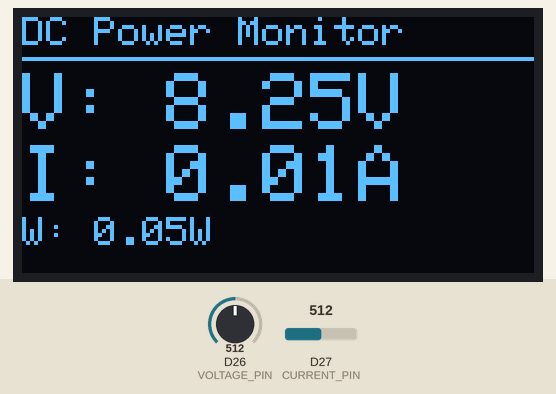
The sketch below on a simulated Arduino Due. On the bench: 128×64 one-colour display. Inputs (shaded band) come from the test bench; at power-on: D26 (VOLTAGE_PIN) = 512, D27 (CURRENT_PIN) = 512 (analog values on the 0–1023 scale). What the sketch prints to the serial monitor is not drawn.

Above: at 2.2 s.
2.3 s: D26 (VOLTAGE_PIN) set to 0
At 3.9 s:
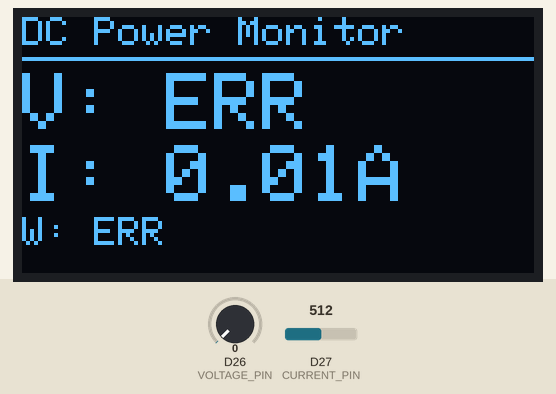
4.4 s: D27 (CURRENT_PIN) set to 0
At 5.8 s:
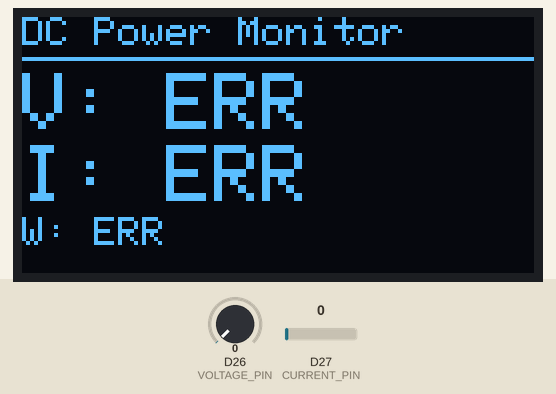
6.3 s: D26 (VOLTAGE_PIN) set to 122
At 7.8 s:
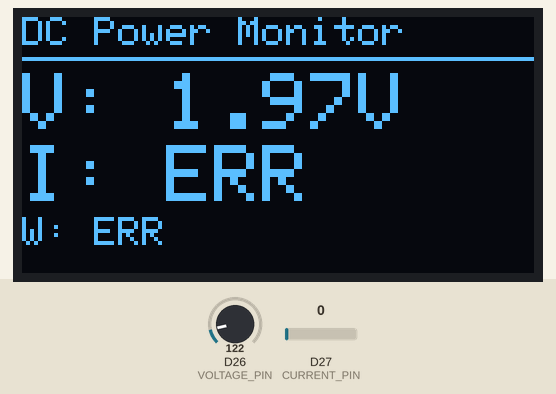
8.8 s: D27 (CURRENT_PIN) set to 122
At 9.6 s:
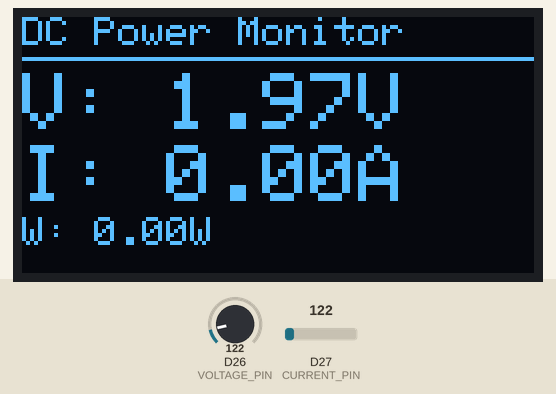
10.6 s: D26 (VOLTAGE_PIN) set to 306
At 12.8 s:
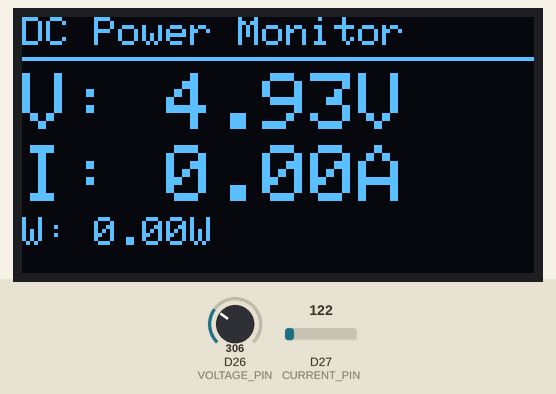
13.1 s: D27 (CURRENT_PIN) set to 0
At 14.8 s:
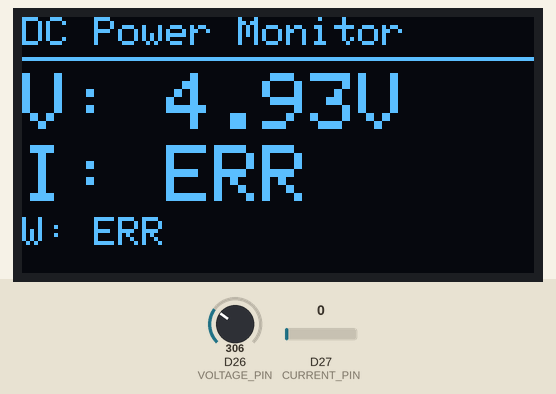
Timing chart, 0 to 16.0 s (numbered marks = the images above; inputs shaded):
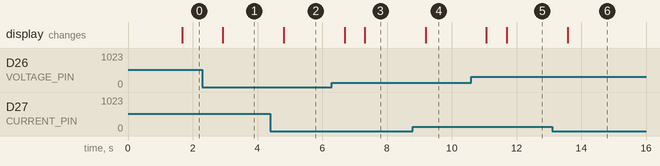

The sketch:

main.ino
```cpp
// The code herein was partially created with the assistance of AI tools.
// All AI-generated output has been reviewed, tested, and refined by the human author(s)
// to ensure accuracy and quality.
// The human authors remain solely responsible for the content and its fitness for purpose
//
// Pi Pico Ammeter/Amp-meter v1.3
// Sam Rausch, 2026

// Hardware includes:
// Pi Pico 2 (no WiFi)
// ACS712 30A current sensor module (Hiletgo)
// Voltage divider 7k/30k (1/4w 5% resistors)
// SSD1306 128x64 or 128x32 I2C OLED display
// (set DISPLAY_TYPE below to match the display you have installed)

#include <Wire.h>
#include <Adafruit_GFX.h>
#include <Adafruit_SSD1306.h>

// ============================================================
// Pin Definitions
// All GPIO numbers refer to Pico GPIO numbers, not
// physical pin numbers
// ============================================================
#define VOLTAGE_PIN     26      // GPIO26 / ADC0 - Voltage divider
#define CURRENT_PIN     27      // GPIO27 / ADC1 - ACS712 output

// I2C for OLED
// GPIO4 = SDA, GPIO5 = SCL (I2C0 on Pico)
#define I2C_SDA         4
#define I2C_SCL         5

// ============================================================
// OLED Display Settings
// ============================================================
// Set DISPLAY_TYPE to the display you have installed.
// DISPLAY_TYPE_128X64 - full layout: title, voltage, current, watts
// DISPLAY_TYPE_128X32 - compact layout: voltage and current only
#define DISPLAY_TYPE_128X64     64
#define DISPLAY_TYPE_128X32     32

#define DISPLAY_TYPE            DISPLAY_TYPE_128X64

#define SCREEN_WIDTH    128
#define SCREEN_HEIGHT   DISPLAY_TYPE
#define OLED_RESET      -1
#define OLED_ADDRESS    0x3C
// Note: Some SSD1306 modules labelled 0x7C are actually 0x3C
// in 7-bit I2C addressing (0x7C is the 8-bit write address).
// If the display doesn't work, try 0x3D.

Adafruit_SSD1306 display(SCREEN_WIDTH, SCREEN_HEIGHT, &Wire, OLED_RESET);

// ============================================================
// ADC / Sensor Settings
// Pico ADC: 12-bit (0-4095), reference voltage 3.3V
// ============================================================
#define ADC_RESOLUTION      4095.0
#define ADC_REF_VOLTAGE     3.3

// Voltage divider ratio: 7.5k / (7.5k + 30k) = 0.2
// At 15V input, divider output = 3.0V, well within 3.3V ADC range
#define DIVIDER_RATIO       0.2

// ACS712 30A powered from 3.3V:
// Zero current output = VCC/2 = 1.65V
// Sensitivity = 66mV/A
// Maximum output = 3.3V (at ~25A, safely within ADC range)
#define ACS712_SENSITIVITY  0.066       // Volts per Amp
#define ACS712_ZERO_VOLTAGE 1.65        // Volts at zero current

// Averaging window
#define SAMPLE_WINDOW_MS    300

// ADC valid range - if every sample is outside this = ERR
// 12-bit ADC so range is 0-4095
#define ADC_MIN_VALID       1
#define ADC_MAX_VALID       4094

float   gVoltage        = 0.0;
float   gCurrent        = 0.0;
float   gPower          = 0.0;
bool    gVoltageError   = false;
bool    gCurrentError   = false;

// ============================================================
// Setup
// ============================================================
void setup()
{
    Serial.begin(115200);

    // Initialise I2C on chosen pins
    Wire.setSDA(I2C_SDA);
    Wire.setSCL(I2C_SCL);
    Wire.begin();

    // Set ADC resolution to 12-bit
    analogReadResolution(12);

    // Initialise OLED
    if (!display.begin(SSD1306_SWITCHCAPVCC, OLED_ADDRESS))
    {
        Serial.println(F("SSD1306 init failed. Check wiring and I2C address."));
        while (true) { delay(1000); }
    }

    display.clearDisplay();
    display.setTextColor(SSD1306_WHITE);
    display.setTextSize(1);
    display.setCursor(0, 0);
    display.println(F("DC Power Monitor"));
    display.println(F("Starting up..."));
    display.display();
    delay(1000);
}

// ============================================================
// Function: readAveragedADC
// Samples the given pin repeatedly over SAMPLE_WINDOW_MS and
// returns the average ADC value as a float.
// Sets errorFlag to true if every sample is outside the valid
// range, indicating a likely sensor/wiring fault.
// ============================================================
float readAveragedADC(int pin, bool &errorFlag)
{
    long    sum         = 0;
    int     count       = 0;
    int     errorCount  = 0;
    unsigned long startTime = millis();

    while (millis() - startTime < SAMPLE_WINDOW_MS)
    {
        int sample = analogRead(pin);

        if (sample < ADC_MIN_VALID || sample > ADC_MAX_VALID)
        {
            errorCount++;
        }

        sum += sample;
        count++;
        delay(1);
    }

    if (count == 0)
    {
        errorFlag = true;
        return 0.0;
    }

    if (errorCount == count)
    {
        errorFlag = true;
        return 0.0;
    }

    errorFlag = false;
    return (float)sum / (float)count;
}

// ============================================================
// Function: readSensors
// Reads both sensors and updates global variables
// ============================================================
void readSensors()
{
    // --- Voltage ---
    float voltageADC = readAveragedADC(VOLTAGE_PIN, gVoltageError);

    if (!gVoltageError)
    {
        float adcVoltage = (voltageADC / ADC_RESOLUTION) * ADC_REF_VOLTAGE;
        gVoltage = adcVoltage / DIVIDER_RATIO;
        if (gVoltage < 0.0) gVoltage = 0.0;
    }

    // --- Current ---
    float currentADC = readAveragedADC(CURRENT_PIN, gCurrentError);

    if (!gCurrentError)
    {
        float adcVoltage    = (currentADC / ADC_RESOLUTION) * ADC_REF_VOLTAGE;
        float offsetVoltage = adcVoltage - ACS712_ZERO_VOLTAGE;
        gCurrent            = offsetVoltage / ACS712_SENSITIVITY;
        if (gCurrent < 0.0) gCurrent = 0.0;
    }

    // --- Power ---
    if (!gVoltageError && !gCurrentError)
    {
        gPower = gVoltage * gCurrent;
    }
}

// ============================================================
// Function: updateDisplay
//
// Layout (128x64):
//   Title bar     (y=0,  size 1)
//   Voltage       (y=14, size 2)
//   Current       (y=32, size 2)  <- moved up 2px to make room for watts
//   Watts         (y=50, size 1)
//
// Layout (128x32):
//   Voltage       (y=0,  size 2)
//   Current       (y=16, size 2)
//   (title and watts omitted - not enough vertical space)
// ============================================================
void updateDisplay()
{
    display.clearDisplay();
    display.setTextColor(SSD1306_WHITE);

#if DISPLAY_TYPE == DISPLAY_TYPE_128X64
    // --- Title ---
    display.setTextSize(1);
    display.setCursor(0, 0);
    display.println(F("DC Power Monitor"));
    display.drawLine(0, 10, SCREEN_WIDTH - 1, 10, SSD1306_WHITE);

    // --- Voltage ---
    display.setTextSize(2);
    display.setCursor(0, 14);
    display.print(F("V: "));

    if (gVoltageError)
        display.print(F("ERR"));
    else
    {
        display.print(gVoltage, 2);
        display.print(F("V"));
    }

    // --- Current ---
    display.setCursor(0, 32);
    display.print(F("I: "));

    if (gCurrentError)
        display.print(F("ERR"));
    else
    {
        display.print(gCurrent, 2);
        display.print(F("A"));
    }

    // --- Watts ---
    display.setTextSize(1);
    display.setCursor(0, 50);
    display.print(F("W: "));

    if (gVoltageError || gCurrentError)
        display.print(F("ERR"));
    else
    {
        display.print(gPower, 2);
        display.print(F("W"));
    }

#elif DISPLAY_TYPE == DISPLAY_TYPE_128X32
    // --- Voltage ---
    display.setTextSize(2);
    display.setCursor(0, 0);
    display.print(F("V: "));

    if (gVoltageError)
        display.print(F("ERR"));
    else
    {
        display.print(gVoltage, 2);
        display.print(F("V"));
    }

    // --- Current ---
    display.setCursor(0, 16);
    display.print(F("I: "));

    if (gCurrentError)
        display.print(F("ERR"));
    else
    {
        display.print(gCurrent, 2);
        display.print(F("A"));
    }
#endif

    display.display();
}

// ============================================================
// Loop
// ============================================================
void loop()
{
    readSensors();
    updateDisplay();

    // Debug output to USB serial
    Serial.print(F("Voltage: "));
    if (gVoltageError)
        Serial.print(F("ERR"));
    else
    {
        Serial.print(gVoltage, 2);
        Serial.print(F("V"));
    }

    Serial.print(F("   Current: "));
    if (gCurrentError)
        Serial.print(F("ERR"));
    else
    {
        Serial.print(gCurrent, 2);
        Serial.print(F("A"));
    }

    Serial.print(F("   Power: "));
    if (gVoltageError || gCurrentError)
        Serial.println(F("ERR"));
    else
    {
        Serial.print(gPower, 2);
        Serial.println(F("W"));
    }
}
```

Measured:
- after the input at 2.3 s, the display: changes after 0.63 s (image 1)
- after the input at 4.4 s, the display: changes after 0.41 s (image 2)
- after the input at 6.3 s, the display: first changes after 0.39 s (image 3 shows a later state)
- after the input at 8.8 s, the display: changes after 0.39 s (image 4)
- after the input at 10.6 s, the display: first changes after 0.47 s (image 5 shows a later state)
- after the input at 13.1 s, the display: changes after 0.48 s (image 6)
